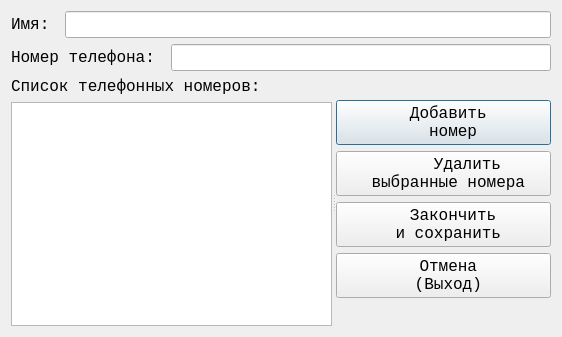
<?xml version="1.0" encoding="UTF-8"?>
<ui version="4.0">
 <class>dlgEditRecord</class>
 <widget class="QDialog" name="dlgEditRecord">
  <property name="geometry">
   <rect>
    <x>0</x>
    <y>0</y>
    <width>562</width>
    <height>337</height>
   </rect>
  </property>
  <property name="font">
   <font>
    <family>Lucida Console</family>
    <pointsize>12</pointsize>
    <weight>50</weight>
    <bold>false</bold>
   </font>
  </property>
  <property name="windowTitle">
   <string>Редактирование записи</string>
  </property>
  <property name="windowIcon">
   <iconset resource="res.qrc">
    <normaloff>:/iconsOther/Icons/appIcon.ico</normaloff>:/iconsOther/Icons/appIcon.ico</iconset>
  </property>
  <layout class="QVBoxLayout" name="verticalLayout_4">
   <item>
    <layout class="QVBoxLayout" name="verticalLayout_3">
     <item>
      <layout class="QHBoxLayout" name="horizontalLayout">
       <item>
        <widget class="QLabel" name="lblName">
         <property name="text">
          <string>Имя: </string>
         </property>
        </widget>
       </item>
       <item>
        <widget class="QLineEdit" name="ledName">
         <property name="cursor">
          <cursorShape>PointingHandCursor</cursorShape>
         </property>
        </widget>
       </item>
      </layout>
     </item>
     <item>
      <layout class="QHBoxLayout" name="horizontalLayout_2">
       <item>
        <widget class="QLabel" name="lblPhoneNumber">
         <property name="text">
          <string>Номер телефона: </string>
         </property>
        </widget>
       </item>
       <item>
        <widget class="QLineEdit" name="ledPhoneNumber">
         <property name="cursor">
          <cursorShape>PointingHandCursor</cursorShape>
         </property>
        </widget>
       </item>
      </layout>
     </item>
     <item>
      <widget class="QSplitter" name="splitter">
       <property name="orientation">
        <enum>Qt::Horizontal</enum>
       </property>
       <widget class="QWidget" name="layoutWidget">
        <layout class="QVBoxLayout" name="verticalLayout_2">
         <item>
          <widget class="QLabel" name="lblPhonesForAdd">
           <property name="text">
            <string>Список телефонных номеров:</string>
           </property>
           <property name="alignment">
            <set>Qt::AlignBottom|Qt::AlignLeading|Qt::AlignLeft</set>
           </property>
          </widget>
         </item>
         <item>
          <widget class="QListWidget" name="lwdgPhonesForEdit">
           <property name="font">
            <font>
             <family>Lucida Console</family>
             <pointsize>12</pointsize>
             <weight>50</weight>
             <italic>false</italic>
             <bold>false</bold>
            </font>
           </property>
           <property name="cursor" stdset="0">
            <cursorShape>PointingHandCursor</cursorShape>
           </property>
           <property name="selectionMode">
            <enum>QAbstractItemView::ExtendedSelection</enum>
           </property>
          </widget>
         </item>
        </layout>
       </widget>
       <widget class="QWidget" name="layoutWidget">
        <layout class="QVBoxLayout" name="verticalLayout">
         <item>
          <spacer name="verticalSpacer_2">
           <property name="orientation">
            <enum>Qt::Vertical</enum>
           </property>
           <property name="sizeType">
            <enum>QSizePolicy::Fixed</enum>
           </property>
           <property name="sizeHint" stdset="0">
            <size>
             <width>20</width>
             <height>23</height>
            </size>
           </property>
          </spacer>
         </item>
         <item>
          <widget class="QPushButton" name="btnAddNumberToList">
           <property name="cursor">
            <cursorShape>PointingHandCursor</cursorShape>
           </property>
           <property name="text">
            <string> Добавить
  номер</string>
           </property>
           <property name="icon">
            <iconset resource="res.qrc">
             <normaloff>:/iconsC9d/Icons/C9d/user_add.png</normaloff>:/iconsC9d/Icons/C9d/user_add.png</iconset>
           </property>
           <property name="iconSize">
            <size>
             <width>32</width>
             <height>32</height>
            </size>
           </property>
          </widget>
         </item>
         <item>
          <widget class="QPushButton" name="btnDelSelectedNumbers">
           <property name="cursor">
            <cursorShape>PointingHandCursor</cursorShape>
           </property>
           <property name="text">
            <string>     Удалить
 выбранные номера</string>
           </property>
           <property name="icon">
            <iconset resource="res.qrc">
             <normaloff>:/iconsOneBit/Icons/OneBit/onebit_32.png</normaloff>:/iconsOneBit/Icons/OneBit/onebit_32.png</iconset>
           </property>
           <property name="iconSize">
            <size>
             <width>32</width>
             <height>32</height>
            </size>
           </property>
          </widget>
         </item>
         <item>
          <widget class="QPushButton" name="btnFinishAndSave">
           <property name="cursor">
            <cursorShape>PointingHandCursor</cursorShape>
           </property>
           <property name="text">
            <string>  Закончить
 и сохранить</string>
           </property>
           <property name="icon">
            <iconset resource="res.qrc">
             <normaloff>:/iconsBasic/Icons/BasicSet/save_64.png</normaloff>:/iconsBasic/Icons/BasicSet/save_64.png</iconset>
           </property>
           <property name="iconSize">
            <size>
             <width>32</width>
             <height>32</height>
            </size>
           </property>
          </widget>
         </item>
         <item>
          <widget class="QPushButton" name="btnCancel">
           <property name="cursor">
            <cursorShape>PointingHandCursor</cursorShape>
           </property>
           <property name="layoutDirection">
            <enum>Qt::LeftToRight</enum>
           </property>
           <property name="text">
            <string> Отмена
 (Выход)</string>
           </property>
           <property name="icon">
            <iconset resource="res.qrc">
             <normaloff>:/iconsBasic/Icons/BasicSet/block_64.png</normaloff>:/iconsBasic/Icons/BasicSet/block_64.png</iconset>
           </property>
           <property name="iconSize">
            <size>
             <width>32</width>
             <height>32</height>
            </size>
           </property>
          </widget>
         </item>
         <item>
          <spacer name="verticalSpacer">
           <property name="orientation">
            <enum>Qt::Vertical</enum>
           </property>
           <property name="sizeHint" stdset="0">
            <size>
             <width>20</width>
             <height>40</height>
            </size>
           </property>
          </spacer>
         </item>
        </layout>
       </widget>
      </widget>
     </item>
    </layout>
   </item>
  </layout>
 </widget>
 <tabstops>
  <tabstop>ledName</tabstop>
  <tabstop>ledPhoneNumber</tabstop>
  <tabstop>btnAddNumberToList</tabstop>
  <tabstop>btnDelSelectedNumbers</tabstop>
  <tabstop>btnFinishAndSave</tabstop>
  <tabstop>btnCancel</tabstop>
  <tabstop>lwdgPhonesForEdit</tabstop>
 </tabstops>
 <resources>
  <include location="res.qrc"/>
 </resources>
 <connections/>
</ui>
